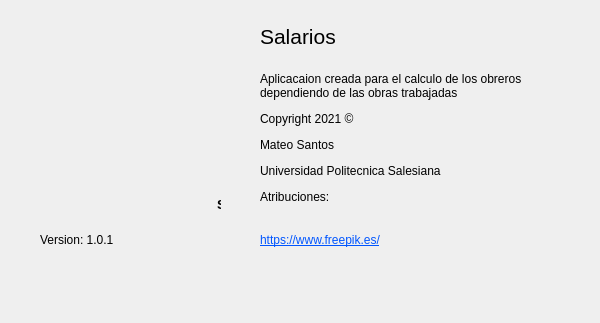
<?xml version="1.0" encoding="UTF-8"?>
<ui version="4.0">
 <class>Acerca</class>
 <widget class="QDialog" name="Acerca">
  <property name="geometry">
   <rect>
    <x>0</x>
    <y>0</y>
    <width>600</width>
    <height>323</height>
   </rect>
  </property>
  <property name="minimumSize">
   <size>
    <width>575</width>
    <height>265</height>
   </size>
  </property>
  <property name="windowTitle">
   <string>Dialog</string>
  </property>
  <widget class="QWidget" name="widget" native="true">
   <property name="geometry">
    <rect>
     <x>30</x>
     <y>20</y>
     <width>191</width>
     <height>191</height>
    </rect>
   </property>
   <property name="styleSheet">
    <string notr="true">image: url(:/fondo/fondo/fondo.jpg);</string>
   </property>
   <widget class="QDialogButtonBox" name="buttonBox">
    <property name="geometry">
     <rect>
      <x>50</x>
      <y>260</y>
      <width>262</width>
      <height>25</height>
     </rect>
    </property>
    <property name="orientation">
     <enum>Qt::Horizontal</enum>
    </property>
    <property name="standardButtons">
     <set>QDialogButtonBox::Cancel|QDialogButtonBox::Ok</set>
    </property>
   </widget>
   <widget class="QLabel" name="label_2">
    <property name="geometry">
     <rect>
      <x>187</x>
      <y>177</y>
      <width>281</width>
      <height>150</height>
     </rect>
    </property>
    <property name="minimumSize">
     <size>
      <width>150</width>
      <height>150</height>
     </size>
    </property>
    <property name="text">
     <string>&lt;html&gt;&lt;head/&gt;&lt;body&gt;&lt;p&gt;&lt;span style=&quot; font-size:10pt; font-weight:600;&quot;&gt;Salarios&lt;/span&gt;&lt;/p&gt;&lt;p&gt;&lt;span style=&quot; font-size:7pt;&quot;&gt;Aplicacion para calcular los salario de un obrero segun sus horas trabajadas&lt;/span&gt;&lt;/p&gt;&lt;p&gt;&lt;span style=&quot; font-size:7pt;&quot;&gt;Copyright 2021 ©&lt;/span&gt;&lt;/p&gt;&lt;p&gt;&lt;span style=&quot; font-size:7pt;&quot;&gt;Mateo Santos&lt;/span&gt;&lt;/p&gt;&lt;p&gt;&lt;span style=&quot; font-size:7pt;&quot;&gt;Universidad Politecnica Salesiana &lt;/span&gt;&lt;/p&gt;&lt;p&gt;&lt;span style=&quot; font-size:7pt;&quot;&gt;Quito_Ecuador&lt;/span&gt;&lt;/p&gt;&lt;p&gt;&lt;span style=&quot; font-size:7pt;&quot;&gt;&amp;lt;a href='https://www.freepik.es/fotos-vectores-gratis/&lt;/span&gt;&lt;/p&gt;&lt;/body&gt;&lt;/html&gt;</string>
    </property>
    <property name="wordWrap">
     <bool>true</bool>
    </property>
   </widget>
  </widget>
  <widget class="QLabel" name="label">
   <property name="geometry">
    <rect>
     <x>260</x>
     <y>20</y>
     <width>92</width>
     <height>33</height>
    </rect>
   </property>
   <property name="font">
    <font>
     <pointsize>16</pointsize>
    </font>
   </property>
   <property name="text">
    <string>Salarios</string>
   </property>
  </widget>
  <widget class="QLabel" name="label_3">
   <property name="geometry">
    <rect>
     <x>260</x>
     <y>70</y>
     <width>281</width>
     <height>151</height>
    </rect>
   </property>
   <property name="text">
    <string>&lt;html&gt;&lt;head/&gt;&lt;body&gt;&lt;p&gt;Aplicacaion creada para el calculo de los obreros dependiendo de las obras trabajadas&lt;/p&gt;&lt;p&gt;Copyright 2021 ©&lt;/p&gt;&lt;p&gt;Mateo Santos&lt;/p&gt;&lt;p&gt;Universidad Politecnica Salesiana&lt;/p&gt;&lt;p&gt;Atribuciones:&lt;br/&gt;&lt;/p&gt;&lt;/body&gt;&lt;/html&gt;</string>
   </property>
   <property name="wordWrap">
    <bool>true</bool>
   </property>
  </widget>
  <widget class="QLabel" name="label_4">
   <property name="geometry">
    <rect>
     <x>260</x>
     <y>210</y>
     <width>241</width>
     <height>61</height>
    </rect>
   </property>
   <property name="styleSheet">
    <string notr="true">color: rgb(0, 85, 255);</string>
   </property>
   <property name="text">
    <string>&lt;html&gt;&lt;head/&gt;&lt;body&gt;&lt;p&gt;&lt;span style=&quot; text-decoration: underline;&quot;&gt;https://www.freepik.es/&lt;/span&gt;&lt;/p&gt;&lt;/body&gt;&lt;/html&gt;</string>
   </property>
  </widget>
  <widget class="QLabel" name="outVersion">
   <property name="geometry">
    <rect>
     <x>40</x>
     <y>220</y>
     <width>141</width>
     <height>41</height>
    </rect>
   </property>
   <property name="text">
    <string>&lt;html&gt;&lt;head/&gt;&lt;body&gt;&lt;p&gt;Version: 1.0.1&lt;/p&gt;&lt;/body&gt;&lt;/html&gt;</string>
   </property>
  </widget>
 </widget>
 <resources/>
 <connections>
  <connection>
   <sender>buttonBox</sender>
   <signal>accepted()</signal>
   <receiver>Acerca</receiver>
   <slot>accept()</slot>
   <hints>
    <hint type="sourcelabel">
     <x>248</x>
     <y>254</y>
    </hint>
    <hint type="destinationlabel">
     <x>157</x>
     <y>274</y>
    </hint>
   </hints>
  </connection>
  <connection>
   <sender>buttonBox</sender>
   <signal>rejected()</signal>
   <receiver>Acerca</receiver>
   <slot>reject()</slot>
   <hints>
    <hint type="sourcelabel">
     <x>316</x>
     <y>260</y>
    </hint>
    <hint type="destinationlabel">
     <x>286</x>
     <y>274</y>
    </hint>
   </hints>
  </connection>
 </connections>
</ui>
